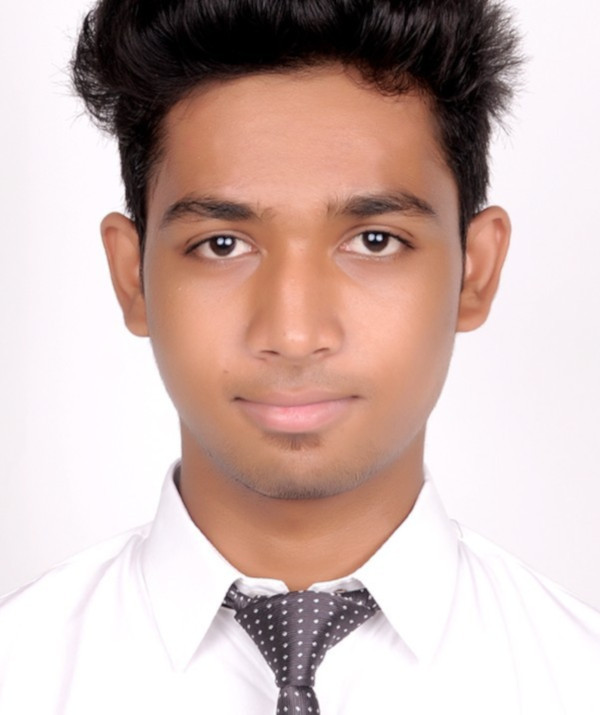
#> input picture combine/opencv/shwet.jpg, 600 x 715 px, given in place of capture.jpg, which was not available
$ python face_detect.py
#> lines starting #> are read from the running program, lines starting #| are printed output that depends on the picture; after the words box and inside, x2 and y2 are one past the last pixel; in counts of white or black regions, pixels touching at a corner belong together; pictures that were not available may be replaced by others from this repository, and a replacement may not be noted
import numpy as np
import cv2 as cv
import sys


BLUE = [255,0,0]        # rectangle color
RED = [0,0,255]         # PR BG
GREEN = [0,255,0]       # PR FG
BLACK = [0,0,0]         # sure BG
WHITE = [255,255,255]   # sure FG


"""
..............................................................................................................
Capture image starts
..............................................................................................................
"""
def capture():
	cap = cv.VideoCapture(0)
	ret, frame = cap.read()
	cv.imwrite('/home/sv-v1/projects/picasso/images/capture.jpg', frame)

"""
..............................................................................................................
Capture image ends
..............................................................................................................
"""

"""
..............................................................................................................
Convert image to gray starts
..............................................................................................................
"""
def togray():
	global img, img2
	img = cv.imread('/home/sv-v1/projects/picasso/images/capture.jpg')
#> img is the input picture: shape (715, 600, 3); mean B, G, R 176.8, 182.1, 204.7
	img2 = img.copy()
	global gray
	gray = cv.cvtColor(img, cv.COLOR_BGR2GRAY)
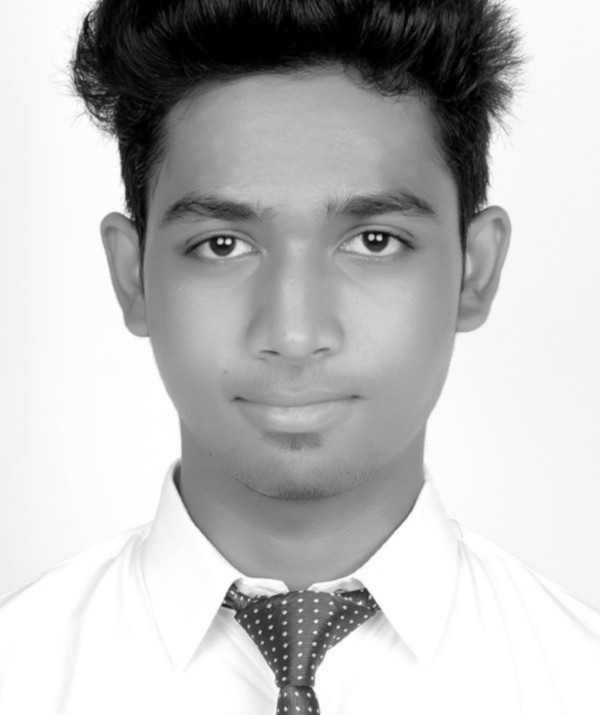
#> gray: shape (715, 600); min 0, max 255, mean 188.2
"""
..............................................................................................................
Convert image to gray ends
..............................................................................................................
"""

"""
..............................................................................................................
Magic wand touchup starts
..............................................................................................................
"""
def magic():
	rect = (0,0,1,1)
	mask = np.zeros(img.shape[:2],dtype = np.uint8) # mask initialized to PR_BG
	bgdmodel = np.zeros((1,65),np.float64)
	fgdmodel = np.zeros((1,65),np.float64)
	cv.grabCut(img2,mask,rect,bgdmodel,fgdmodel,1,cv.GC_INIT_WITH_RECT)
	mask2 = np.where((mask==1) + (mask==3),255,0).astype('uint8')
	output = cv.bitwise_and(img2,img2,mask=mask2)
	return output
"""
..............................................................................................................
Magic wand touchup ends
..............................................................................................................
"""

"""
..............................................................................................................
Face Detection starts
..............................................................................................................
"""

face_cascade = cv.CascadeClassifier('/usr/local/share/OpenCV/haarcascades/haarcascade_frontalface_default.xml')
eye_cascade = cv.CascadeClassifier('/usr/local/share/OpenCV/haarcascades/haarcascade_eye.xml')
#img = cv.imread('/home/sv-v1/projects/picasso/images/capture.jpg')
#gray = cv.cvtColor(img, cv.COLOR_BGR2GRAY)
togray()
capture()
faces = face_cascade.detectMultiScale(gray, 1.3, 5)
#> faces = [[99, 93, 392, 392]]
cv.waitKey(0)
cv.destroyAllWindows()

while faces is ():
	cv.destroyAllWindows()
	faces = face_cascade.detectMultiScale(gray, 1.3, 5)
	capture()
	togray()

for (x,y,w,h) in faces:
    cv.rectangle(img,(x,y),(x+w,y+h),(255,0,0),2)
    roi_gray = gray[y:y+h, x:x+w]
    roi_color = img[y:y+h, x:x+w]
    eyes = eye_cascade.detectMultiScale(roi_gray)
    for (ex,ey,ew,eh) in eyes:
        cv.rectangle(roi_color,(ex,ey),(ex+ew,ey+eh),(0,255,0),2)
#> this loop made 1 pass
#> (x, y, w, h, eyes) on pass 1: (99, 93, 392, 392, [[73, 110, 85, 85], [232, 103, 90, 90]])
#> pass 1, `roi_gray = gray[y:y+h, x:x+w]`:
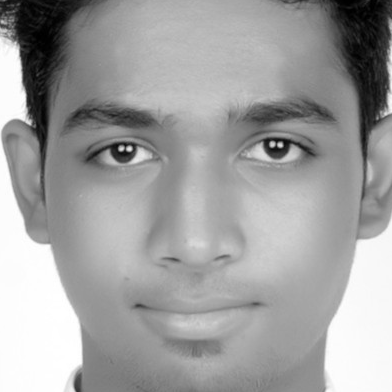
#> roi_gray: shape (392, 392); min 0, max 255, mean 160
#> pass 1, `roi_color = img[y:y+h, x:x+w]`:
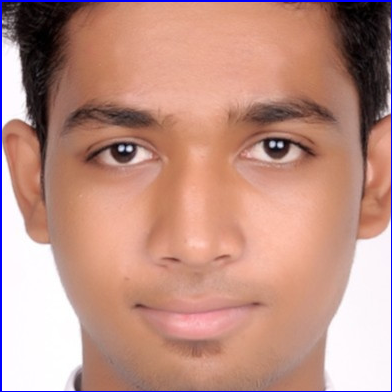
#> roi_color: shape (392, 392, 3); mean B, G, R 133.4, 145.5, 191.3
#> after the loop:
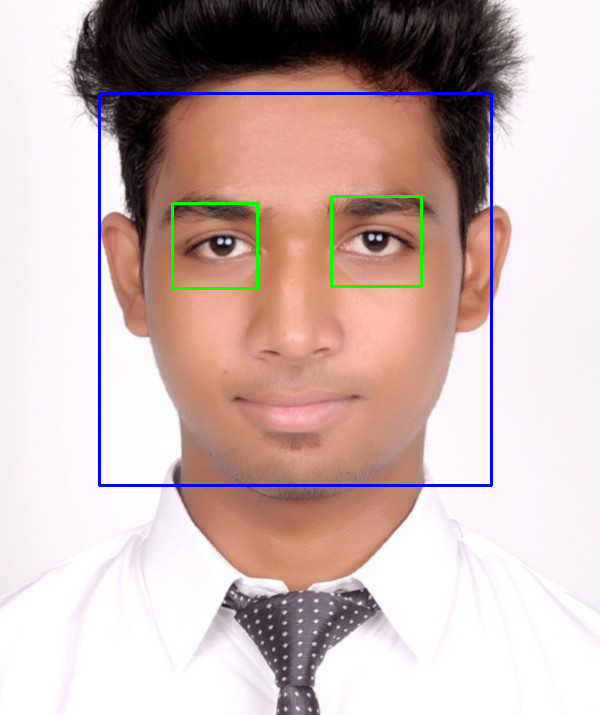
#> img: shape (715, 600, 3); 1.58% of pixels changed, all inside (x1, y1, x2, y2) = (98, 92, 493, 487)
#> after the loop:
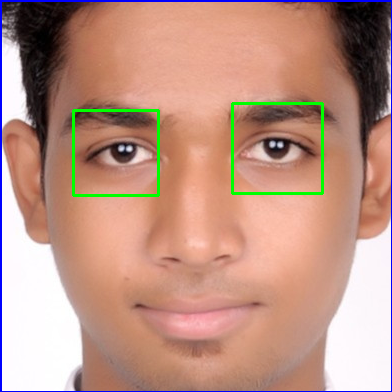
#> roi_color: shape (392, 392, 3); 1.36% of pixels changed, all inside (x1, y1, x2, y2) = (72, 102, 324, 197)
img_new = magic()
#> in magic, `output = cv.bitwise_and(img2,img2,mask=mask2)`: output: shape (715, 600, 3); every value is 0
cv.imshow('img',img_new)
cv.waitKey(0)
cv.destroyAllWindows()
